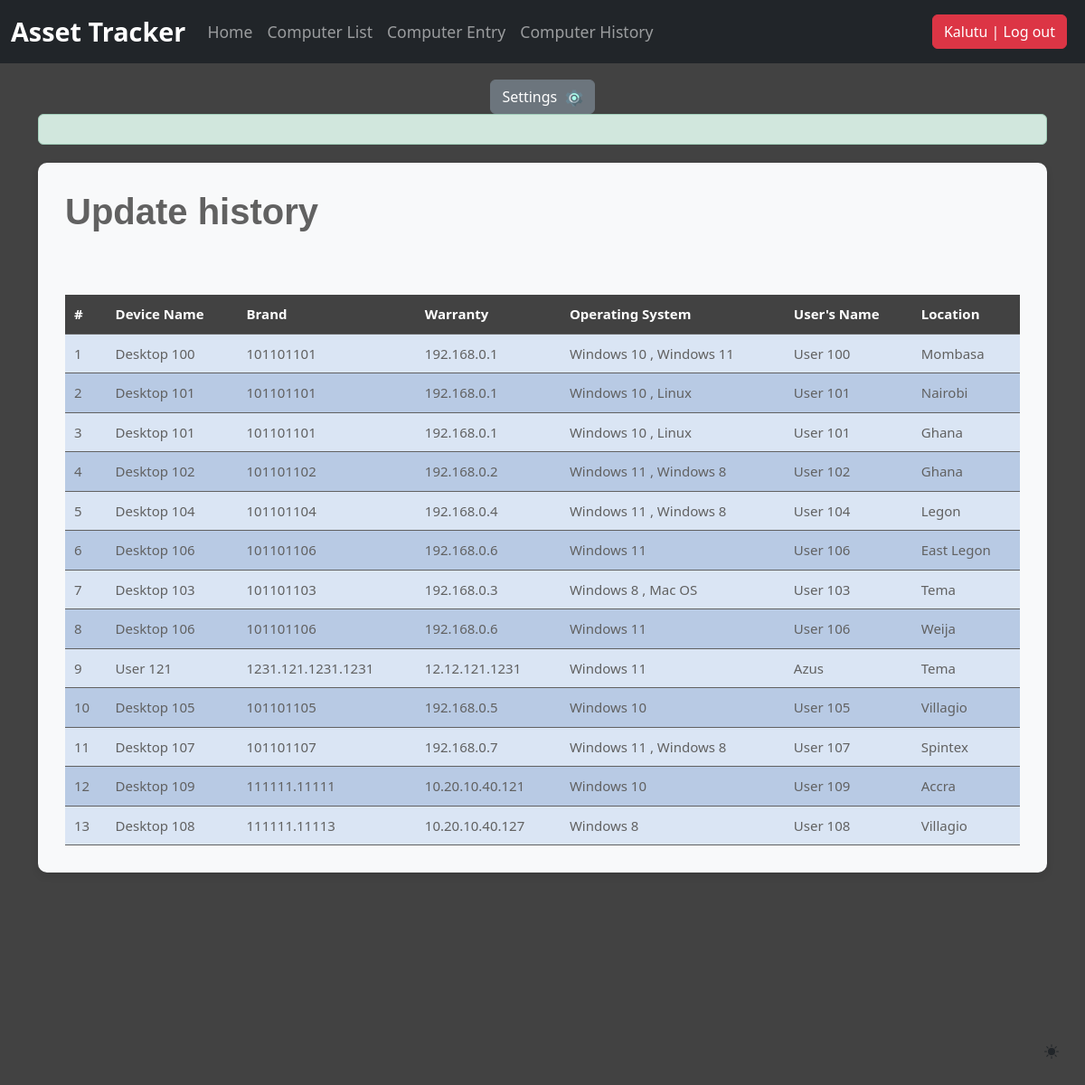
The app's page /computerhistory_list/ (signed in) with its own data.
### djangoapp/models.py (models this page shows, shortened)
class ComputerHistory(models.Model):
    computer_name = models.CharField(max_length=30, blank=True, null=True)
    IP_address = models.CharField(max_length=30, blank=True, null=True)
    MAC_address = models.CharField(max_length=30, blank=True, null=True)
    operating_system = models.ManyToManyField(Operating_system, blank=True)
    users_name = models.CharField(max_length=30, blank=True, null=True)
    location = models.CharField(max_length=30, blank=True, null=True)
    purchase_date = models.DateField("Purchase Date(mm/dd/2019)", auto_now_add=False, auto_now=False, blank=True, null=True)
    timestamp = models.DateTimeField(auto_now_add=True)

class Operating_system(models.Model):
    operating_system = models.CharField(max_length=100, blank=True)

### djangoapp/views.py (the view)
# urls.py: path('computerhistory_list/', computerhistory_list, name='computerhistory_list'),
def computerhistory_list(request):
    title = 'Update history'
    queryset = ComputerHistory.objects.all()
    context = {
       "title": title,
       "queryset": queryset,
    }
    return render(request, "computerhistory_list.html", context)

### djangoapp/templates/computerhistory_list.html (shortened to what this page needs)
{% extends "header.html" %}
{% load static %}
{% load bootstrap5 %}
{% block header %}
<main class="container">
  {% if request.user.is_authenticated %}
  <div class="alert alert-success custom-alert">
  </div>
  <div class="bg-body-tertiary custom-container">
    <h1 class="title mb-5 custom-title">{{ title }}</h1>
    <table class="custom-table">
      <tr>
        <th>#</th>
        <th>Device Name</th>
        <th>Brand</th>
        <th>Warranty</th>
        <th>Operating System</th>
        <th>User's Name</th>
        <th>Location</th>
    </tr>
        {% for instance in queryset %}
        <tr>
          <td>{{ forloop.counter }}</td>
          <td>{{ instance.computer_name }}</td>
          <td>{{ instance.MAC_address }}</td>
          <td>{{ instance.IP_address }}</td>
          <td>
              {% for os in instance.operating_system.all %}
                  {{ os.operating_system }}
                  {% if not forloop.last %}, {% endif %}
              {% endfor %}
          </td>
          <td>{{ instance.users_name }}</td>
          <td>{{ instance.location }}</td>
        </tr>
        {% endfor %}
    </table>
  </div>
  {% else %}
  <p class="login-link">Log in <a href="/accounts/login">here</a></p>
  {% endif %}
</main>
{% endblock header %}

### djangoapp/templates/navbar.html (shortened to what this page needs)
{% load static %}
<!DOCTYPE html>
<html lang="en">
<head>
    <link href="{% static 'css/bootstrap.min.css' %}" rel="stylesheet">
    <link href="{% static 'css/stylesheet.css' %}" rel="stylesheet">
</head>
<body>
    <nav class="navbar navbar-expand-md navbar-dark fixed-top bg-dark">
        <div class="container-fluid">
            <a class="navbar-brand" href="/">Asset Tracker</a>
            <div class="collapse navbar-collapse" id="navbarCollapse">
                {% if request.user.is_authenticated %}
                <ul class="navbar-nav me-auto mb-2 mb-md-0">
                    <li class="nav-item">
                        <a class="nav-link{% if request.path == '/' %} active{% endif %}" href="/">Home</a>
                    </li>
                    <li class="nav-item">
                        <a class="nav-link{% if request.path == '/computer_list' %} active{% endif %}" href="/computer_list">Computer List</a>
                    </li>
                    <li class="nav-item">
                        <a class="nav-link{% if request.path == '/computer_entry' %} active{% endif %}" href="/computer_entry">Computer Entry</a>
                    </li>
                    <li class="nav-item">
                        <a class="nav-link{% if request.path == '/computerhistory_list' %} active{% endif %}" href="/computerhistory_list">Computer History</a>
                    </li>
                </ul>
                <ul class="navbar-nav ml-auto mb-2 mb-md-0">
                    <li class="nav-item">
                        <a class="nav-link" href="/accounts/logout/">
                            <button class="btn btn-danger">{{ request.user.username }} | Log out</button>
                        </a>
                    </li>
                </ul>
                {% endif %}
            </div>
        </div>
    </nav>
    {% if request.user.is_authenticated %}
    <div class="text-center mt-3">
        <a href="/settings" class="btn btn-settings">
            Settings <img src="{% static 'img/settings.png' %}" alt="Settings Icon">
        </a>
    </div>
    {% endif %}
</body>
</html>

### djangoapp/static/css/stylesheet.css (style rules this page uses)
body { background-image: url(); }
.title { font-family: helvetica; font-weight: bold; font-size: 25px; color: #2e6da4; text-align: left; }
table { width: 100%; text-align: center; font-size: 15px; }
table tr:nth-child(odd) { background: #B8CAE4 }
table tr:nth-child(even) { background: #dae5f4 }

### djangoapp/static/css/navbar-fixed.css (style rules this page uses)
body { min-height: 75rem; padding-top: 4.5rem; }

### djangoapp/templates/navbar.html (style rules this page uses)
.navbar-brand { font-size: 1.8rem; font-weight: bold; }
.nav-link { padding: 0.5rem 1rem; font-size: 1.1rem; transition: color 0.3s ease; }
.btn-settings { color: #fff; background-color: #6c757d; border-color: #6c757d; font-size: 1rem; transition: background-color 0.3s ease, border-color 0.3s ease, color 0.3s ease; }
.btn-settings img { height: 1.2rem; margin-left: 5px; transition: transform 0.3s ease; }

### djangoapp/templates/computerhistory_list.html (style rules this page uses)
body { background-color: #424242; color: #616161; }
.custom-container { background-color: #616161; border-radius: 10px; padding: 30px; box-shadow: 0 4px 8px rgba(0, 0, 0, 0.1); }
.custom-title { font-size: 2.5rem; color: #616161; }
.custom-table { width: 100%; margin-top: 20px; border-collapse: collapse; }
.custom-table th, .custom-table td { padding: 10px; text-align: left; border-bottom: 1px solid #616161; }
.custom-table th { background-color: #424242; color: #ffffff; }
.custom-alert { margin-bottom: 20px; }

### records on screen
ComputerHistory: computer_name "Desktop 100", MAC_address "101101101", IP_address "192.168.0.1", users_name "User 100", location "Mombasa"
Operating_system: operating_system "Windows 10"
Operating_system: operating_system "Windows 11"
ComputerHistory: computer_name "Desktop 101", MAC_address "101101101", IP_address "192.168.0.1", users_name "User 101", location "Nairobi"
Operating_system: operating_system "Linux"
ComputerHistory: computer_name "Desktop 101", MAC_address "101101101", IP_address "192.168.0.1", users_name "User 101", location "Ghana"
ComputerHistory: computer_name "Desktop 102", MAC_address "101101102", IP_address "192.168.0.2", users_name "User 102", location "Ghana"
Operating_system: operating_system "Windows 8"
ComputerHistory: computer_name "Desktop 104", MAC_address "101101104", IP_address "192.168.0.4", users_name "User 104", location "Legon"
ComputerHistory: computer_name "Desktop 106", MAC_address "101101106", IP_address "192.168.0.6", users_name "User 106", location "East Legon"
ComputerHistory: computer_name "Desktop 103", MAC_address "101101103", IP_address "192.168.0.3", users_name "User 103", location "Tema"
Operating_system: operating_system "Mac OS"
ComputerHistory: computer_name "Desktop 106", MAC_address "101101106", IP_address "192.168.0.6", users_name "User 106", location "Weija"
ComputerHistory: computer_name "User 121", MAC_address "1231.121.1231.1231", IP_address "12.12.121.1231", users_name "Azus", location "Tema"
ComputerHistory: computer_name "Desktop 105", MAC_address "101101105", IP_address "192.168.0.5", users_name "User 105", location "Villagio"
ComputerHistory: computer_name "Desktop 107", MAC_address "101101107", IP_address "192.168.0.7", users_name "User 107", location "Spintex"
ComputerHistory: computer_name "Desktop 109", MAC_address "111111.11111", IP_address "10.20.10.40.121", users_name "User 109", location "Accra"
ComputerHistory: computer_name "Desktop 108", MAC_address "111111.11113", IP_address "10.20.10.40.127", users_name "User 108", location "Villagio"

### other values on screen
{{ request.user.username }} "Kalutu"
{{ title }} "Update history"
